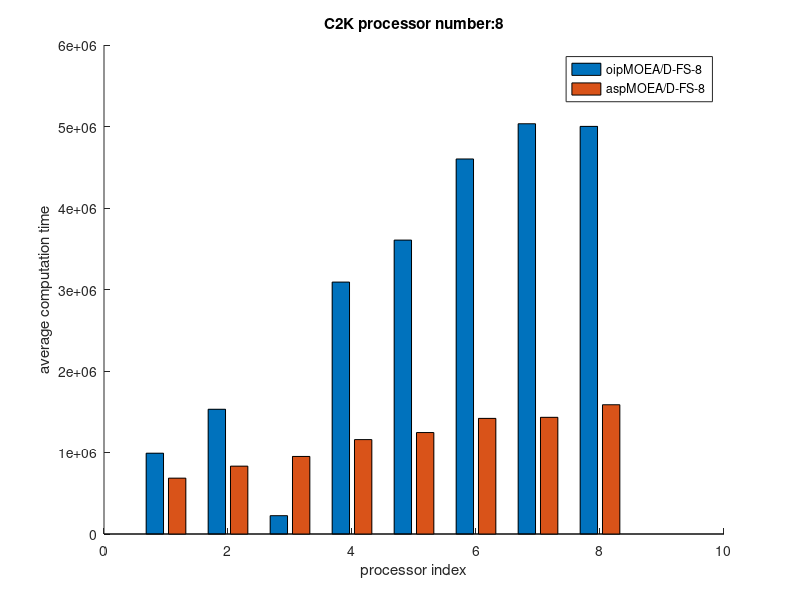

This chart was generated by the following MATLAB code:
clear 

% Problem = 'Musk1';
% coreNumber = 8;
% Algorithm = ['oipMOEA/D-FS-',num2str(coreNumber)];
% timeCostCore_oip = [
% [89930,    34510, 46672, 65779, 84745, 81173, 87124, 86905, 89918,]
% [104280,  37722, 47472, 61834, 74874, 96115, 104270, 103618, 101228,]
% [94384,    37258, 48120, 62212, 74835, 86695, 94376, 86748, 82764,]
% [97401,    37240, 47035, 62321, 78408, 89198, 94782, 97392, 92414,]
% [96403,    33761, 44390, 62085, 75021, 84703, 94433, 94932, 96393,]
% [98347,    40106, 46969, 66395, 86707, 86691, 89168, 98337, 94784,]
% [88519,    34431, 46117, 59606, 70090, 80048, 88509, 86292, 83891,]
% [92003,    35678, 46230, 68752, 82575, 85117, 82924, 85034, 91993,]
% [101414,  37050, 44422, 61084, 79830, 98247, 101406, 100371, 96378,]
% [97959,    32419, 44554, 60461, 74584, 91643, 96965, 97949, 94911,]
% [90712,    38538, 45121, 56897, 79195, 88440, 90705, 81595, 79062,]
% [97564,    39707, 47842, 65992, 83717, 91070, 97556, 95589, 90045,]
% [82095,    40234, 45302, 62678, 76761, 81415, 79373, 81113, 82086,]
% [95085,    34431, 48043, 61947, 84880, 95074, 92219, 83799, 85100,]
% [102228,  38565, 46516, 63131, 76199, 87579, 102218, 99173, 91911,]
% [97312,    36041, 47791, 61029, 81801, 88080, 97303, 83481, 82046,]];
% Algorithm = ['aspMOEA/D-FS-',num2str(coreNumber)];
% timeCostCore_asp = [
% [87091,    87083, 72619, 77966, 72155, 70643, 78777, 70051, 68526,]
% [83535,    83531, 72474, 77921, 82554, 78579, 74342, 68302, 63235,]
% [92298,    92290, 71515, 78354, 92024, 80443, 68959, 62224, 62498,]
% [84988,    84982, 71594, 75128, 74899, 69656, 69297, 58702, 61671,]
% [84875,    84869, 67331, 81158, 71985, 75567, 73436, 65626, 58875,]
% [90565,    90560, 75146, 84664, 84915, 87994, 77900, 65628, 64118,]
% [86172,    86166, 69467, 81980, 81718, 77801, 76025, 66373, 68244,]
% [91459,    91454, 72371, 87984, 78816, 76914, 72307, 61421, 62661,]
% [85144,    84284, 68986, 76405, 82144, 85135, 83804, 73904, 77568,]
% [91391,    91386, 71481, 82339, 79467, 74999, 69652, 61054, 61078,]
% [87793,    87786, 69826, 76332, 83043, 74921, 69184, 61950, 63476,]
% [86125,    86118, 68872, 79331, 75526, 72831, 80115, 72051, 69224,]
% [82645,    82638, 66036, 79848, 74315, 75418, 67685, 60775, 60067,]
% [88593,    88589, 71105, 81018, 76309, 77884, 78055, 67268, 69409,]
% [89460,    89454, 70945, 79510, 74632, 73454, 70176, 68054, 63403,]
% [86554,    86548, 68260, 78183, 81740, 76724, 76063, 68800, 66321,]
% [83140,    83135, 65757, 80459, 80502, 70952, 72340, 63869, 67156,]
% [84077,    84072, 70144, 78460, 73396, 67983, 60258, 55672, 56427,]
% [85261,    85255, 66155, 77366, 80276, 75392, 74493, 67201, 65086,]
% [91127,    84919, 70542, 81721, 84730, 91119, 82182, 71171, 73422,]
% [90985,    90979, 69021, 80588, 78722, 74500, 76077, 73898, 66200,]];
% Algorithm = ['rdpMOEA/D-FS-',num2str(coreNumber)];
% timeCostCore_rdp = [
% [79885,    65691, 71593, 68139, 68674, 74011, 79839, 79875, 76722,]
% [88227,    61232, 66203, 67127, 73919, 78520, 83643, 86627, 88216,]
% [86865,    62899, 65889, 68691, 71073, 74430, 81444, 82111, 86854,]
% [90682,    70262, 73547, 77632, 79432, 83750, 84066, 90674, 89864,]
% [82778,    67787, 67870, 65850, 65516, 73349, 76242, 82218, 82770,]
% [88342,    59915, 64088, 68613, 73376, 79976, 83405, 84932, 88335,]
% [83395,    59419, 65233, 70966, 77935, 81987, 83332, 83385, 79586,]
% [79180,    58719, 56038, 61335, 64196, 76142, 78078, 78419, 79175,]
% [91801,    64741, 67738, 74320, 75037, 78117, 81324, 91789, 88416,]];
% AverageTimeCostCore = [mean(timeCostCore_oip(:,2:end));
%                        mean(timeCostCore_asp(:,2:end));
%                        mean(timeCostCore_rdp(:,2:end));
%                        ];

% Problem = 'C2K';
% coreNumber = 4;
% Algorithm = ['oipMOEA/D-FS-',num2str(coreNumber)];
% timeCostCore_oip = [2769987,4814539,7137540,8561531,];
% Algorithm = ['aspMOEA/D-FS-',num2str(coreNumber)];
% timeCostCore_asp = [5057144,6040463,6037469,5648933,];
% barData = [timeCostCore_oip;timeCostCore_asp]';

% Problem = 'C2K';
% coreNumber = 8;
% Algorithm = ['oipMOEA/D-FS-',num2str(coreNumber)];
% timeCostCore_oip = [991412,1530611,2249072,3091070,3606221,4601561,5033849,5001355];
% Algorithm = ['aspMOEA/D-FS-',num2str(coreNumber)];
% timeCostCore_asp = [2314400,2325857,2791808,3164054,3435922,3538598,3898561,3286625];
% barData = [timeCostCore_oip;timeCostCore_asp]';

Problem = 'C2K';
coreNumber = 8;
Algorithm = ['oipMOEA/D-FS-',num2str(coreNumber)];
timeCostCore_oip = [991412,1530611,224907,3091070,3606221,4601561,5033849,5001355];
Algorithm = ['aspMOEA/D-FS-',num2str(coreNumber)];
timeCostCore_asp = [685289,832586,951615,1158364,1244902, 1418600, 1431676, 1586007];
barData = [timeCostCore_oip;timeCostCore_asp]';
% Problem = 'MultipleFeatures';
% coreNumber = 4;
% Algorithm = ['oipMOEA/D-FS-',num2str(coreNumber)];
% timeCostCore_oip = [10178032,17956671,29723091, 35918541];
% Algorithm = ['aspMOEA/D-FS-',num2str(coreNumber)];
% timeCostCore_asp = [26071427,24672878,26002824,24707826];
% barData = [timeCostCore_oip;timeCostCore_asp]';


figure()
hold on
title([Problem,' processor number:', num2str(coreNumber)])
bar(barData)
legend(['oipMOEA/D-FS-',num2str(coreNumber)],['aspMOEA/D-FS-',num2str(coreNumber)])
xlabel('processor index')
ylabel('average computation time')